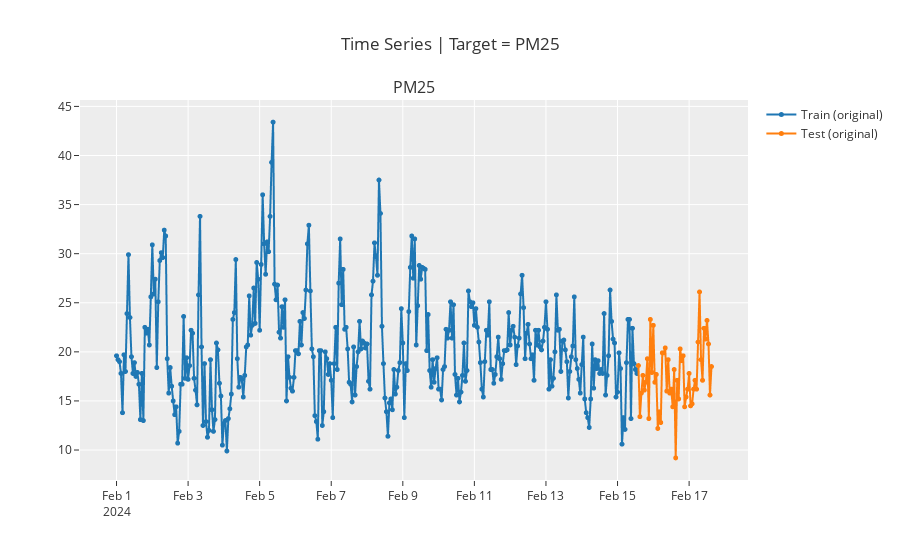

Write notebook code for a chart like this one.
### Code cell
plot_model(plot = 'train_test_split')

### Figure 1 — Plotly figure (JSON) as saved in the notebook; plotly's stock layout.template omitted (floating-point values rounded to 4 significant figures; data arrays with more than 128 entries replaced by an {"elided": "..."} marker saying what was removed)
{"data": [{"line": {"color": "rgb(31, 119, 180)", "width": 2}, "marker": {"color": "rgb(31, 119, 180)", "size": 5}, "mode": "lines+markers", "name": "Train (original)", "type": "scattergl", "x": {"elided": "400 str values"}, "xaxis": "x", "y": {"elided": "400 float values"}, "yaxis": "y"}, {"line": {"color": "rgb(255, 127, 14)", "width": 2}, "marker": {"color": "rgb(255, 127, 14)", "size": 5}, "mode": "lines+markers", "name": "Test (original)", "type": "scattergl", "x": {"elided": "400 str values"}, "xaxis": "x", "y": {"elided": "400 float values"}, "yaxis": "y"}], "layout": {"annotations": [{"font": {"size": 16}, "showarrow": false, "text": "PM25", "x": 0.5, "xanchor": "center", "xref": "paper", "y": 1, "yanchor": "bottom", "yref": "paper"}], "showlegend": true, "title": {"text": "Time Series | Target = PM25"}, "xaxis": {"anchor": "y", "domain": [0, 1]}, "yaxis": {"anchor": "x", "domain": [0, 1]}}}
